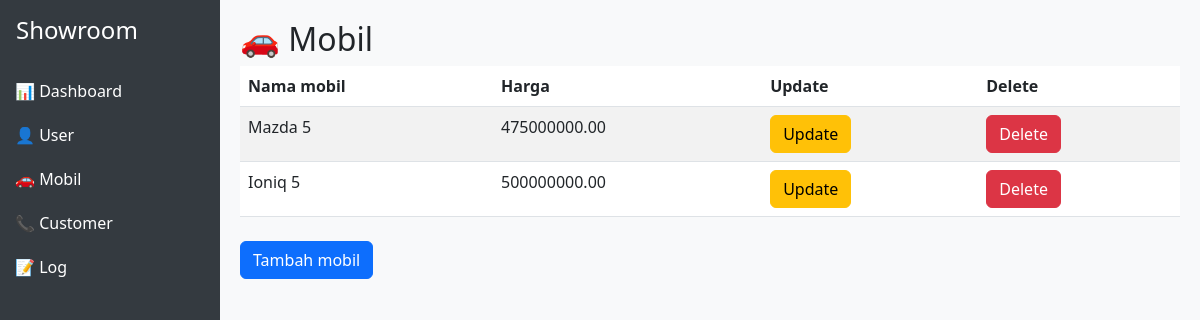
/dashboard/car_list/, run on an earlier commit of the app's database.
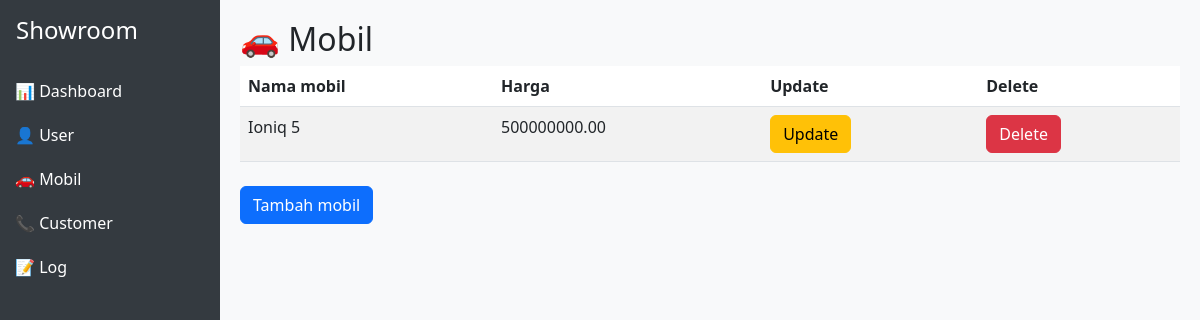
And on a later commit of the database.
### cars/models.py (models this page shows, shortened)
class Cars(models.Model):
    id = models.AutoField(primary_key=True)
    nama = models.CharField(max_length=100)
    harga = models.DecimalField(max_digits=12, decimal_places=2)
    merek = models.CharField(max_length=50)
    model = models.CharField(max_length=50)
    tahun = models.IntegerField()
    kilometer = models.IntegerField()
    transmisi = models.CharField(max_length=20, choices=[('auto','Otomatis'), ('manual', 'Manual')])
    jenis_bahan_bakar = models.CharField(max_length=20, choices=[('bensin','Bensin'), ('diesel', 'Diesel'), ('elektrik', 'Elektrik')])
    mesin = models.CharField(max_length=50)
    tempat_duduk = models.IntegerField()
    deskripsi = models.TextField()
    gambar = models.ImageField(upload_to='cars/images/',blank=True, null=True)

### cars/views.py (the view)
# urls.py: path('dashboard/car_list/',dashboard_car_list, name='dashboard_car_list'),
def dashboard_car_list(request):
    context = {
        'cars' : Cars.objects.all()
    }
    return render(request,'cars/dashboard/car_list.html',context)

### cars/templates/cars/dashboard/car_list.html
{% extends "base.html" %}
{% block content %}
<h2>🚗 Mobil</h2>
<table class="table table-striped">
  <thead>
    <tr>
      <th>Nama mobil</th>
      <th>Harga</th>
      <th>Update</th>
      <th>Delete</th>
    </tr>
  </thead>
  <tbody>
    {% for car in cars %}
    <tr>
      <td>{{ car.nama }}</td>
      <td>{{ car.harga }}</td>
      <td><a href="" class="btn btn-warning">Update</td>
      <td><a href="" class="btn btn-danger">Delete</td>
    </tr>
    {% endfor %}
  </tbody>
</table>
<a href="{% url 'create_car'%}" class="btn btn-primary mt-2">Tambah mobil</a>
{% endblock content %}

What changed in the data, as far as the page shows it:
removed Cars: nama "Mazda 5", harga "475000000.00"
